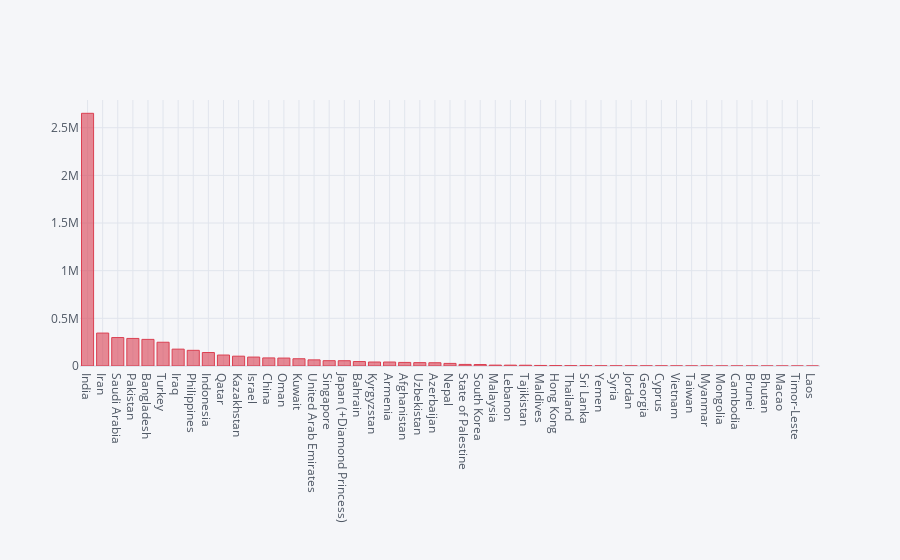

The notebook cell this image was saved under:
### Code cell
asia.iplot(kind='bar',x='COUNTRY',y='CASES',color='red')

### Figure 1 — Plotly figure (JSON) as saved in the notebook; plotly's stock layout.template omitted (floating-point values rounded to 4 significant figures)
{"data": [{"marker": {"color": "rgba(219, 64, 82, 0.6)", "line": {"color": "rgba(219, 64, 82, 1.0)", "width": 1}}, "name": "CASES", "orientation": "v", "text": "", "type": "bar", "x": ["India", "Iran", "Saudi Arabia", "Pakistan", "Bangladesh", "Turkey", "Iraq", "Philippines", "Indonesia", "Qatar", "Kazakhstan", "Israel", "China", "Oman", "Kuwait", "United Arab Emirates", "Singapore", "Japan (+Diamond Princess)", "Bahrain", "Kyrgyzstan", "Armenia", "Afghanistan", "Uzbekistan", "Azerbaijan", "Nepal", "State of Palestine", "South Korea", "Malaysia", "Lebanon", "Tajikistan", "Maldives", "Hong Kong", "Thailand", "Sri Lanka", "Yemen", "Syria", "Jordan", "Georgia", "Cyprus", "Vietnam", "Taiwan", "Myanmar", "Mongolia", "Cambodia", "Brunei", "Bhutan", "Macao", "Timor-Leste", "Laos"], "y": [2651290, 345450, 298542, 289215, 279144, 249309, 176931, 164474, 141370, 115080, 103033, 93691, 84849, 83226, 76205, 64312, 55838, 55426, 46835, 41991, 41701, 37596, 35513, 34219, 27241, 16534, 15515, 9212, 8881, 8065, 5785, 4525, 3378, 2893, 1869, 1677, 1378, 1341, 1339, 976, 485, 375, 298, 273, 142, 141, 46, 25, 22]}], "layout": {"legend": {"bgcolor": "#F5F6F9", "font": {"color": "#4D5663"}}, "paper_bgcolor": "#F5F6F9", "plot_bgcolor": "#F5F6F9", "title": {"font": {"color": "#4D5663"}}, "xaxis": {"gridcolor": "#E1E5ED", "showgrid": true, "tickfont": {"color": "#4D5663"}, "title": {"font": {"color": "#4D5663"}, "text": ""}, "zerolinecolor": "#E1E5ED"}, "yaxis": {"gridcolor": "#E1E5ED", "showgrid": true, "tickfont": {"color": "#4D5663"}, "title": {"font": {"color": "#4D5663"}, "text": ""}, "zerolinecolor": "#E1E5ED"}}}
